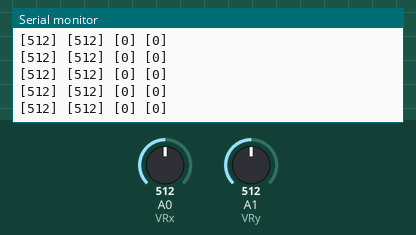
Simulated run of this sketch. Board: Arduino Uno, built with avr-gcc and run on an emulated ATmega328P. Parts: the last lines printed to the serial monitor. Inputs (shaded band) come from the test bench; at power-on: A0 (VRx) = 512, A1 (VRy) = 512. No radio packets arrive unless stated.

Above: at 1.2 s.
1.3 s: A0 (VRx) set to 985
At 2.4 s:
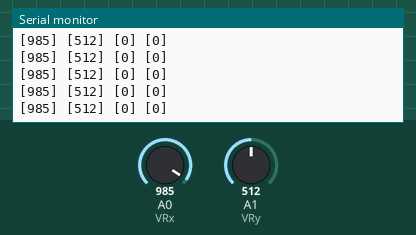
4.3 s: A0 (VRx) set to 1011
At 5.1 s:
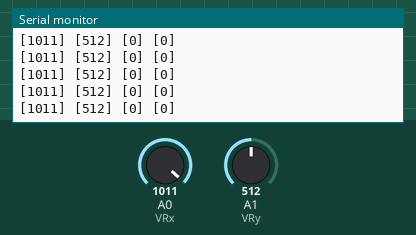
5.8 s: A1 (VRy) set to 108
At 6.9 s:
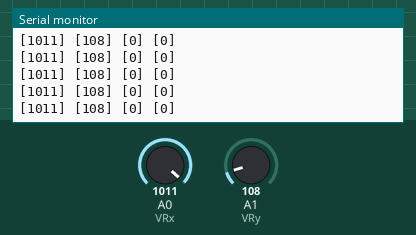
8.8 s: A1 (VRy) set to 89
At 9.9 s:
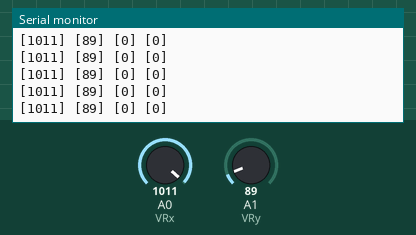
Timing chart, 0 to 11.8 s (numbered marks = the images above; inputs shaded):
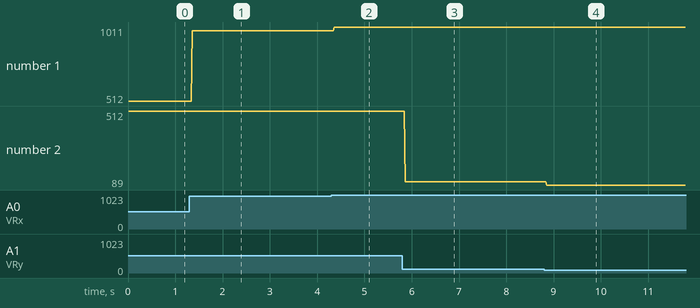

Measured:
- after the input at 1.3 s, the serial monitor: prints a new line after 0.06 s (image 1)
- after the input at 4.3 s, the serial monitor: prints a new line after 0.06 s (image 2)
- after the input at 5.8 s, the serial monitor: prints a new line after 0.07 s (image 3)
- after the input at 8.8 s, the serial monitor: prints a new line after 0.06 s (image 4)
- plotted number 1: 512 → 985 after the input at 1.3 s, 985 → 1011 after the input at 4.3 s
- plotted number 2: 512 → 108 after the input at 5.8 s, 108 → 89 after the input at 8.8 s

The sketch:

transmitter_bothWay_test1.ino
```cpp
#include <nRF24L01.h>
#include <printf.h>
#include <RF24.h>
#include <RF24_config.h>
#include <SPI.h>
#include <nRF24L01.h>
#include <RF24.h>

// Testing the transmission of both rec and tra w/ joystick

const byte address[][6] = {"00001","00002"};

RF24 radio(7, 8); // CE, CSN

int data [4] = {0, 0, 0, 0};
int item [4] = {2, 2, 2, 2};

int VRx = A0;
int VRy = A1;
int xPosition = 0;
int yPosition = 0;
//int SW_state = 0;
int mapX = 0;
int mapY = 0;

void setup() {
  Serial.begin(9600);
  radio.begin();
  radio.openWritingPipe(address[0]);
  radio.openReadingPipe(1, address[1]);
  radio.setPALevel(RF24_PA_MIN);

  pinMode(VRx, INPUT);
  pinMode(VRy, INPUT);
}

void loop() {
  send();
}

void send() {
  delay(5);
  radio.stopListening();
  joystick();
  data[0] = mapX;
  data[1] = mapY;
  radio.write(&data, sizeof(data));

  for (int i=0;i<4;i++){
    Serial.print("[");
    Serial.print(data[i]);
    Serial.print("] ");
  }
  Serial.println();

  getting();
}

void getting() {
  delay(10);
  radio.startListening();
  radio.read(&item, sizeof(item));

//  for (int i=0;i<4;i++){
//   Serial.print(item[i]);
//  }
//  Serial.println();
}

void joystick() {
  xPosition = analogRead(VRx);
  yPosition = analogRead(VRy);

  mapX = map(xPosition, -512, 512, -512, 512);
  mapY = map(yPosition, -512, 512, -512, 512);

//  Serial.print("X: ");
//  Serial.print(mapX);
//  Serial.print(" | Y: ");
//  Serial.print(mapY);
//  Serial.println();
}
```
